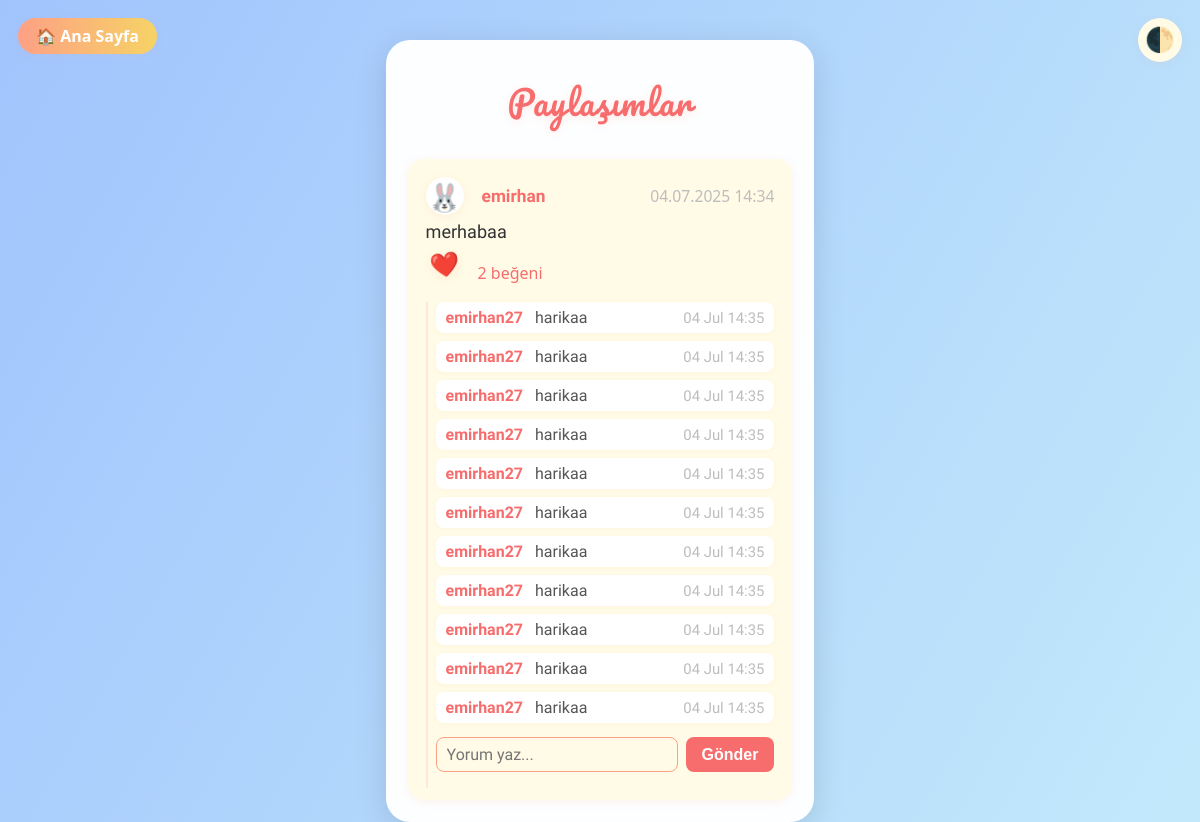
The app's page /feed.php (signed in) with its own data.
### tables this page shows
CREATE TABLE `public_notes` (
  `id` int(11) NOT NULL,
  `user_id` int(11) NOT NULL,
  `content` text NOT NULL,
  `created_at` datetime DEFAULT CURRENT_TIMESTAMP,
  `like_count` int(11) DEFAULT '0',
  `file_path` varchar(255) DEFAULT NULL
);

CREATE TABLE `users` (
  `id` int(11) NOT NULL,
  `username` varchar(50) NOT NULL,
  `password` varchar(255) NOT NULL,
  `avatar` varchar(32) DEFAULT 'cat',
  `email` varchar(100) DEFAULT NULL,
  `phone` varchar(20) DEFAULT NULL,
  `google_id` varchar(100) DEFAULT NULL,
  `google_picture` varchar(500) DEFAULT NULL
);

CREATE TABLE `public_comments` (
  `id` int(11) NOT NULL,
  `note_id` int(11) NOT NULL,
  `user_id` int(11) NOT NULL,
  `comment` text NOT NULL,
  `created_at` datetime DEFAULT CURRENT_TIMESTAMP
);

### feed.php (the view, shortened to what this page needs)
<?php
require 'db.php';
$stmt = $pdo->prepare('SELECT id FROM users WHERE username = ?');
$stmt->execute([$_SESSION['username']]);
$user = $stmt->fetch();
$user_id = $user ? $user['id'] : 0;
$stmt = $pdo->prepare('SELECT n.*, u.username, u.avatar FROM public_notes n JOIN users u ON n.user_id = u.id ORDER BY n.created_at DESC');
$stmt->execute();
$notes = $stmt->fetchAll();
$stmt = $pdo->prepare('SELECT note_id FROM public_likes WHERE user_id = ?');
$stmt->execute([$user_id]);
$liked = array_column($stmt->fetchAll(), 'note_id');
$avatarList = [
    'cat' => '🐱',
    'dog' => '🐶',
    'panda' => '🐼',
    'rabbit' => '🐰',
    'bear' => '🐻',
    'fox' => '🦊',
    'koala' => '🐨',
    'tiger' => '🐯',
    'monkey' => '🐵',
    'penguin' => '🐧'
];
?>
<a href="index.php" class="back-home-btn" style="position: absolute; top: 18px; left: 18px; z-index: 10; margin: 0;">🏠 Ana Sayfa</a>
<div class="feed-center-wrapper" style="max-width: 700px; margin: 0 auto;">
<!DOCTYPE html>
<html lang="tr">
<head>
    <link rel="stylesheet" href="style.css">
</head>
<body>
    <button id="theme-toggle-btn" title="Tema Değiştir">🌓</button>
    <div class="feed-container">
        <div class="feed-title">Paylaşımlar</div>
        <div class="public-feed-list">
            <?php foreach ($notes as $note): ?>
                <div class="public-feed-item">
                    <div class="public-feed-header">
                        <span class="public-feed-avatar"><?php echo $avatarList[$note['avatar']] ?? '🐱'; ?></span>
                        <span class="public-feed-username" style="margin-left: 8px;"><?php echo htmlspecialchars($note['username']); ?></span>
                        <span class="public-feed-date"><?php echo date('d.m.Y H:i', strtotime($note['created_at'])); ?></span>
                    </div>
                    <div class="public-feed-content"><?php echo nl2br(htmlspecialchars($note['content'])); ?></div>
                    <div class="public-feed-actions">
                        <form method="POST" action="like_public_note.php" style="display:inline;" onsubmit="event.preventDefault(); return likePublicNote(<?php echo $note['id']; ?>, this.querySelector('button'))">
                            <button type="submit" class="public-like-btn<?php if (in_array($note['id'], $liked)) echo ' liked'; ?>" title="Beğen"><?php echo in_array($note['id'], $liked) ? '❤️' : '🤍'; ?></button>
                        </form>
                        <span class="public-feed-likes"><?php echo (int)$note['like_count']; ?> beğeni</span>
                    </div>
                    <div class="public-feed-comments">
                        <?php
                        $stmt2 = $pdo->prepare('SELECT c.*, u.username FROM public_comments c JOIN users u ON c.user_id = u.id WHERE c.note_id = ? ORDER BY c.created_at ASC');
                        $stmt2->execute([$note['id']]);
                        $comments = $stmt2->fetchAll();
                        foreach ($comments as $comment): ?>
                            <div class="public-feed-comment">
                                <span class="public-feed-comment-user"><?php echo htmlspecialchars($comment['username']); ?></span>
                                <span><?php echo htmlspecialchars($comment['comment']); ?></span>
                                <span class="public-feed-comment-date"><?php echo date('d M H:i', strtotime($comment['created_at'])); ?></span>
                            </div>
                        <?php endforeach; ?>
                        <form class="public-comment-form" method="POST" action="add_public_comment.php" onsubmit="event.preventDefault(); return addPublicComment(this, <?php echo $note['id']; ?>)">
                            <input type="text" name="comment" maxlength="200" placeholder="Yorum yaz..." required>
                            <button type="submit">Gönder</button>
                        </form>
                    </div>
                </div>
            <?php endforeach; ?>
        </div>
    </div>
</body>
</html>
</div>

### style.css (style rules this page uses)
body { background: linear-gradient(120deg, #a1c4fd 0%, #c2e9fb 100%); font-family: 'Segoe UI', sans-serif; margin: 0; min-height: 100vh; display: flex; align-items: center; justify-content: center; animation: bgmove 10s infinite alternate; background-attachment: fixed; }
textarea, input[type="text"] { font-family: 'Segoe UI Emoji', 'Segoe UI', sans-serif; }
#theme-toggle-btn { position: fixed; top: 18px; right: 18px; z-index: 100; background: #fffbe6; border: none; border-radius: 50%; width: 44px; height: 44px; font-size: 1.5em; box-shadow: 0 2px 8px #fda08522; cursor: pointer; transition: background 0.2s, transform 0.1s; }
.public-feed-item { animation: fadein 0.7s; }
.back-home-btn { display: inline-block; padding: 7px 18px; font-size: 1em; background: linear-gradient(90deg, #fda085, #f6d365); color: #fff; border: none; border-radius: 18px; font-weight: bold; text-align: center; text-decoration: none; margin: 16px auto 8px auto; box-shadow: 0 2px 8px rgba(253,160,133,0.10); transition: background 0.2s, color 0.2s, transform 0.1s; cursor: pointer; }

### feed.php (style rules this page uses)
.feed-container { max-width: 540px; margin: 40px auto 0 auto; background: rgba(255,255,255,0.97); border-radius: 24px; box-shadow: 0 8px 32px rgba(0,0,0,0.13); padding: 32px 22px 22px 22px; min-height: 600px; position: relative; }
.feed-title { font-family: 'Pacifico', cursive; font-size: 2.1em; color: #f76d6d; text-align: center; margin-bottom: 18px; letter-spacing: 1.2px; text-shadow: 0 2px 8px #fda08533; }
.public-feed-list { margin-top: 28px; display: flex; flex-direction: column; gap: 22px; }
.public-feed-item { background: #fffbe6; border-radius: 16px; box-shadow: 0 2px 8px #fda08522; padding: 18px 18px 12px 18px; position: relative; animation: fadein 0.7s; }
.public-feed-header { display: flex; align-items: center; gap: 10px; margin-bottom: 6px; }
.public-feed-avatar { font-size: 1.7em; border-radius: 50%; background: #fff; width: 38px; height: 38px; display: flex; align-items: center; justify-content: center; box-shadow: 0 2px 8px #fda08522; }
.public-feed-username { font-weight: bold; color: #f76d6d; font-family: 'Quicksand', sans-serif; font-size: 1.08em; }
.public-feed-date { color: #bdbdbd; font-size: 0.98em; margin-left: auto; }
.public-feed-content { font-size: 1.13em; color: #333; margin-bottom: 10px; font-family: 'Quicksand', sans-serif; white-space: pre-line; }
.public-feed-actions { display: flex; align-items: center; gap: 12px; margin-bottom: 6px; }
.public-like-btn { background: none; border: none; font-size: 1.3em; color: #ffd600; cursor: pointer; transition: transform 0.2s, color 0.2s; outline: none; margin-right: 2px; }
.public-like-btn.liked { color: #f76d6d; text-shadow: 0 2px 8px #fda08533; transform: scale(1.15) rotate(-8deg); }
.public-feed-likes { font-size: 1em; color: #f76d6d; margin-right: 8px; }
.public-feed-comments { margin-top: 8px; padding-left: 8px; border-left: 2.5px solid #fda08533; display: flex; flex-direction: column; gap: 8px; }
.public-feed-comment { font-size: 1em; color: #555; font-family: 'Quicksand', sans-serif; background: #fff; border-radius: 8px; padding: 6px 10px; box-shadow: 0 1px 4px #fda08511; display: flex; align-items: center; gap: 8px; }
.public-feed-comment-user { color: #f76d6d; font-weight: bold; margin-right: 4px; }
.public-feed-comment-date { color: #bdbdbd; font-size: 0.93em; margin-left: auto; }
.public-comment-form { display: flex; gap: 8px; margin-top: 6px; }
.public-comment-form input { flex: 1 1 0; border-radius: 8px; border: 1.5px solid #fda085; padding: 7px 10px; font-size: 1em; font-family: 'Quicksand', sans-serif; background: #fffbe6; color: #d35400; transition: box-shadow 0.2s, border 0.2s; }
.public-comment-form button { background: #f76d6d; color: #fff; border: none; border-radius: 8px; font-weight: bold; font-size: 1em; padding: 7px 16px; cursor: pointer; transition: background 0.2s, transform 0.1s; }

### records on screen
public_notes: user.avatar "🐰", user.username "emirhan", created_at "04.07.2025 14:34", content "merhabaa", like_count "2"
public_comments: user.username "emirhan27", comment "harikaa", created_at "04 Jul 14:35"
public_comments: user.username "emirhan27", comment "harikaa", created_at "04 Jul 14:35"
public_comments: user.username "emirhan27", comment "harikaa", created_at "04 Jul 14:35"
public_comments: user.username "emirhan27", comment "harikaa", created_at "04 Jul 14:35"
public_comments: user.username "emirhan27", comment "harikaa", created_at "04 Jul 14:35"
public_comments: user.username "emirhan27", comment "harikaa", created_at "04 Jul 14:35"
public_comments: user.username "emirhan27", comment "harikaa", created_at "04 Jul 14:35"
public_comments: user.username "emirhan27", comment "harikaa", created_at "04 Jul 14:35"
public_comments: user.username "emirhan27", comment "harikaa", created_at "04 Jul 14:35"
public_comments: user.username "emirhan27", comment "harikaa", created_at "04 Jul 14:35"
public_comments: user.username "emirhan27", comment "harikaa", created_at "04 Jul 14:35"
